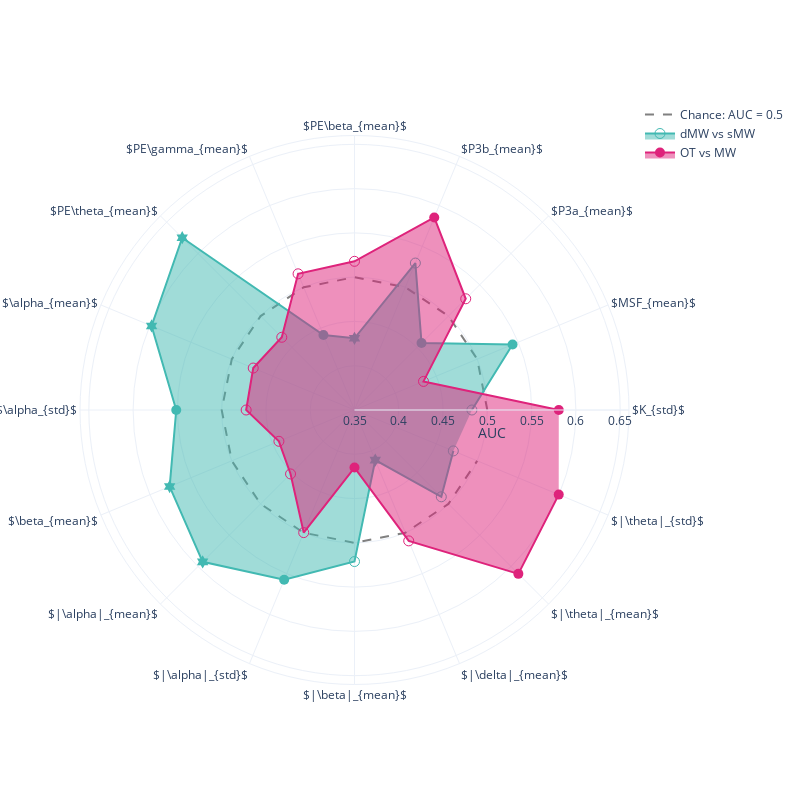

Notebook source saved alongside this figure:
### Markdown cell above
# Significant polar plots

### Code cell
mw =aucs_mw[aucs_mw['markers'].isin([i for i in significant_markers])]
mind =aucs_mind[aucs_mind['markers'].isin([i for i in significant_markers])]

fig = go.Figure()


fig.add_trace(go.Scatterpolar(
    r=np.ones(len(mind['markers'])) * 0.5,
    theta=mind['markers'],
    name = 'Chance: AUC = 0.5',
    mode = 'lines',
    line = {'color':'grey', 'width': 2, 'dash': 'dash' },
))

fig.add_trace(go.Scatterpolar(
    r=mw.AUC,
    theta=mw['markers'],
    fill='toself',
    name='dMW vs sMW', 
    marker = {'color':lblue, 'size': 10},
    marker_symbol= mw.symbol.to_list()
))

fig.add_trace(go.Scatterpolar(
    r=mind.AUC,
    theta=mind['markers'],
    fill='toself',
    name='OT vs MW',
    marker = {'color':pink, 'size': 10},
    marker_symbol= mind.symbol.to_list()
))


fig.update_layout(
#     title="AUC for Significant markers",
#     legend_title="Classification",
    width=800,
    height=800,
    template = 'plotly_white',
    
  polar=dict(
    radialaxis=dict(
    title = 'AUC',
      visible=True,
        range = [0.35,0.66]
    ),
  ),
    
  showlegend=True
)

fig.show()
pio.write_json(fig, 'Figs/radar_auc_significant.plotly')

### Figure 1 — Plotly figure (JSON) as saved in the notebook; plotly's stock layout.template omitted (floating-point values rounded to 4 significant figures)
{"data": [{"line": {"color": "grey", "dash": "dash", "width": 2}, "mode": "lines", "name": "Chance: AUC = 0.5", "r": [0.5, 0.5, 0.5, 0.5, 0.5, 0.5, 0.5, 0.5, 0.5, 0.5, 0.5, 0.5, 0.5, 0.5, 0.5, 0.5], "theta": ["$K_{std}$", "$MSF_{mean}$", "$P3a_{mean}$", "$P3b_{mean}$", "$PE\\beta_{mean}$", "$PE\\gamma_{mean}$", "$PE\\theta_{mean}$", "$\\alpha_{mean}$", "$\\alpha_{std}$", "$\\beta_{mean}$", "$|\\alpha|_{mean}$", "$|\\alpha|_{std}$", "$|\\beta|_{mean}$", "$|\\delta|_{mean}$", "$|\\theta|_{mean}$", "$|\\theta|_{std}$"], "type": "scatterpolar"}, {"fill": "toself", "marker": {"color": "#42B9B2", "size": 10, "symbol": ["circle-open", "circle", "circle", "circle-open", "hexagram", "circle", "hexagram", "hexagram", "circle", "hexagram", "hexagram", "circle", "circle-open", "hexagram", "circle-open", "circle-open"]}, "name": "dMW vs sMW", "r": [0.4826, 0.5432, 0.457, 0.5296, 0.431, 0.4417, 0.6251, 0.598, 0.5513, 0.5759, 0.5925, 0.5576, 0.5211, 0.4113, 0.4886, 0.4708], "theta": ["$K_{std}$", "$MSF_{mean}$", "$P3a_{mean}$", "$P3b_{mean}$", "$PE\\beta_{mean}$", "$PE\\gamma_{mean}$", "$PE\\theta_{mean}$", "$\\alpha_{mean}$", "$\\alpha_{std}$", "$\\beta_{mean}$", "$|\\alpha|_{mean}$", "$|\\alpha|_{std}$", "$|\\beta|_{mean}$", "$|\\delta|_{mean}$", "$|\\theta|_{mean}$", "$|\\theta|_{std}$"], "type": "scatterpolar"}, {"fill": "toself", "marker": {"color": "#DE237B", "size": 10, "symbol": ["circle", "circle-open", "circle-open", "circle", "circle-open", "circle-open", "circle-open", "circle-open", "circle-open", "circle-open", "circle-open", "circle-open", "circle", "circle-open", "circle", "circle"]}, "name": "OT vs MW", "r": [0.5807, 0.4344, 0.5276, 0.5854, 0.5179, 0.5165, 0.4661, 0.4738, 0.4724, 0.4424, 0.4521, 0.4999, 0.415, 0.51, 0.6117, 0.5996], "theta": ["$K_{std}$", "$MSF_{mean}$", "$P3a_{mean}$", "$P3b_{mean}$", "$PE\\beta_{mean}$", "$PE\\gamma_{mean}$", "$PE\\theta_{mean}$", "$\\alpha_{mean}$", "$\\alpha_{std}$", "$\\beta_{mean}$", "$|\\alpha|_{mean}$", "$|\\alpha|_{std}$", "$|\\beta|_{mean}$", "$|\\delta|_{mean}$", "$|\\theta|_{mean}$", "$|\\theta|_{std}$"], "type": "scatterpolar"}], "layout": {"height": 800, "polar": {"angularaxis": {"type": "category"}, "radialaxis": {"autorange": false, "range": [0.35, 0.66], "title": {"text": "AUC"}, "type": "linear", "visible": true}}, "showlegend": true, "width": 800}}
